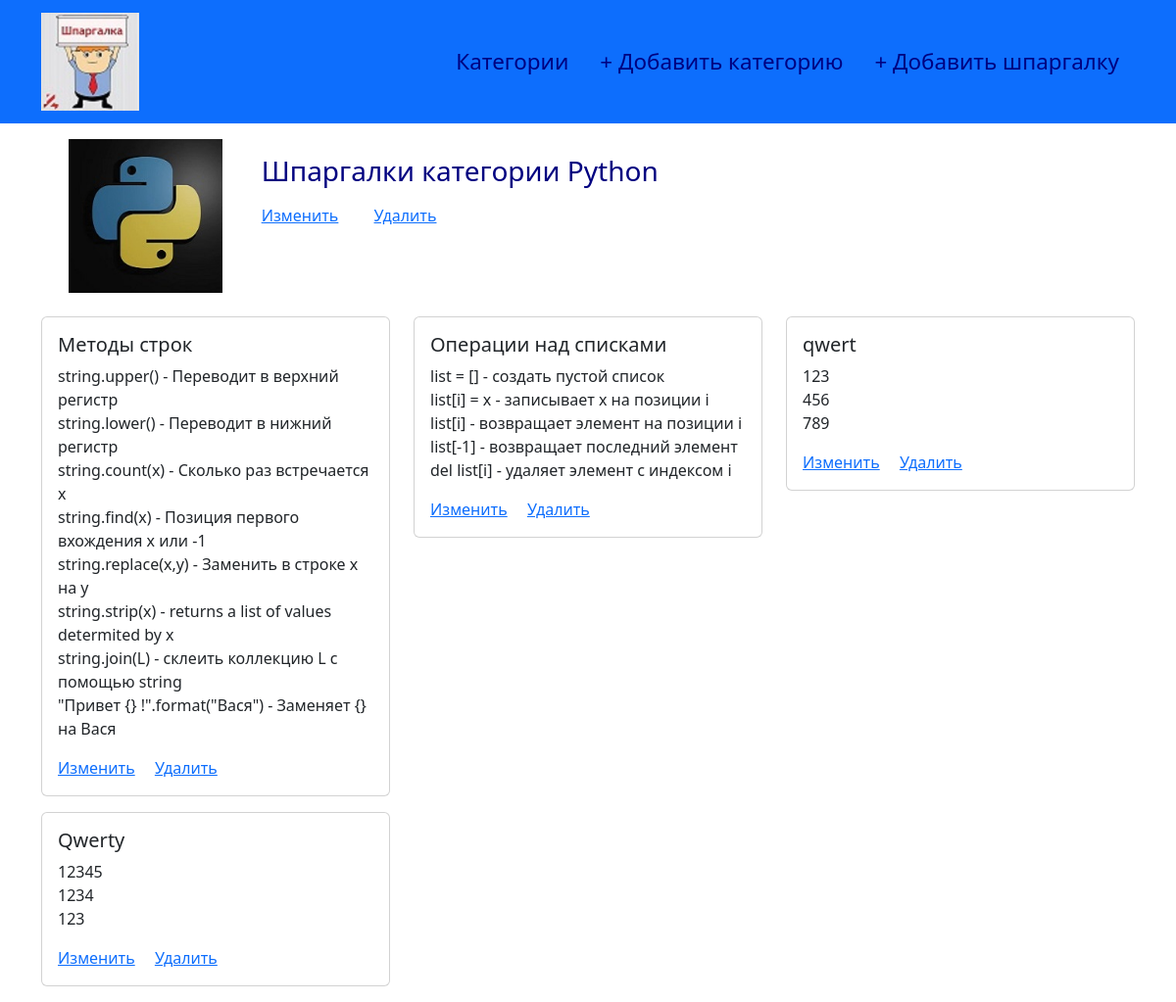
Screenshot of /cat/1 with the database file from the repository.
### models.py (models this page shows, shortened)
class Category(db.Model):
    id = db.Column(db.Integer, primary_key=True)
    name = db.Column(db.String(50), unique=True)
    created_at = db.Column(db.DateTime, server_default=db.func.now())
    updated_at = db.Column(db.DateTime, server_default=db.func.now(), server_onupdate=db.func.now())
    is_published = db.Column(db.Boolean, default=True)
    logo = db.Column(db.String(200), default="default_picture.png")
    sheets = db.relationship('Sheet', backref='category', lazy='dynamic')

class Sheet(db.Model):
    id = db.Column(db.Integer, primary_key=True)
    title = db.Column(db.String(255))
    text = db.Column(db.Text)
    category_id = db.Column(db.Integer, db.ForeignKey('category.id', ondelete='CASCADE'))
    created_at = db.Column(db.DateTime, server_default=db.func.now())
    updated_at = db.Column(db.DateTime, server_default=db.func.now(), server_onupdate=db.func.now())
    is_published = db.Column(db.Boolean, default=True)

### routes.py (the view)
@app.route('/cat/<int:cat_id>')
def cat_sheets(cat_id):
    sheets = Sheet.query.filter(Sheet.category_id == cat_id).all()
    category = Category.query.get(cat_id)
    return render_template('sheets.html', object_list=sheets, category=category)

### templates/sheets.html (shortened to what this page needs)
{% include "base.html" %}
{% block content %}
    <div class="container">
        <div class="row m-3">
            <div class="col-2">
                <img src="/static/logo/{{ category.logo }}" class="card-img-top" alt="Card image cap">
            </div>
            <div class="col-10">
                <h3 class="m-3">Шпаргалки категории {{ category.name }}</h3>
                <a href="{{ url_for('edit_cat', cat_id=category.id) }}" class="card-link m-3">Изменить</a>
                <a href="#staticBackdrop1" class="card-link m-3" data-bs-toggle="modal">Удалить</a>
            </div>
        </div>
        <div class="row mt-4">
            {% for item in object_list %}
                <div class="col-4 mb-3">
                    <div class="card">
                        <div class="card-body">
                          <h5 class="card-title">{{ item.title }}</h5>
                          <p class="card-text" style="white-space: pre-wrap">{{ item.text }}</p>
                          <a href="{{ url_for('edit_sheet', sheet_id=item.id) }}" class="card-link">Изменить</a>
                          <a href="#staticBackdrop" class="card-link" data-bs-toggle="modal">Удалить</a>
                        </div>
                    </div>
                </div>
            {% endfor %}
        </div>
    </div>
{% endblock content%}

### static/css/my_style.css (style rules this page uses)
h3 { color: #000080; }

### rows the page displays
Category: logo (picture), name "Python"
Sheet: title "Методы строк", text "string.upper() - Переводит в верхний регистр string.lower() - Переводит в нижний регистр string.count(x) - Сколько раз встречается х string.find(x) - Позиция первого вхождения х или -1 string.replace(x,y) - Заменить в строке x на y string.strip(x) - returns a list of values determited by x string.join(L) - склеить коллекцию L c помощью string \"Привет {} !\".format(\"Вася\") - Заменяет {} на Вася"
Sheet: title "Операции над списками", text "list = [] - создать пустой список list[i] = x - записывает x на позиции i list[i] - возвращает элемент на позиции i list[-1] - возвращает последний элемент del list[i] - удаляет элемент с индексом i"
Sheet: title "qwert", text "123 456 789"
Sheet: title "Qwerty", text "12345 1234 123"
